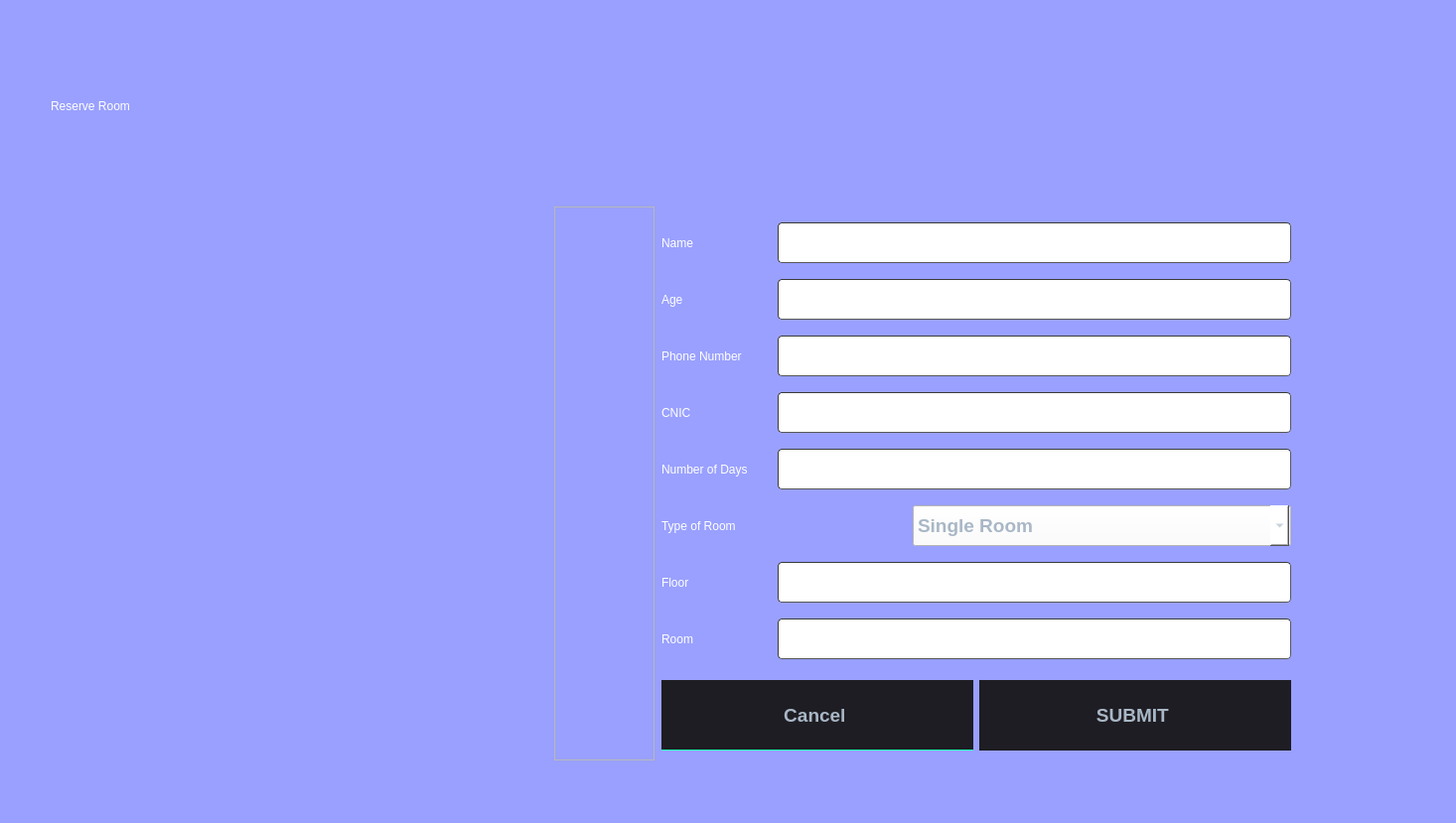
<?xml version="1.0" encoding="UTF-8"?>
<ui version="4.0">
 <class>Dialogadmitted</class>
 <widget class="QDialog" name="Dialogadmitted">
  <property name="geometry">
   <rect>
    <x>0</x>
    <y>0</y>
    <width>1466</width>
    <height>829</height>
   </rect>
  </property>
  <property name="windowTitle">
   <string>Dialog</string>
  </property>
  <property name="styleSheet">
   <string notr="true">
QMainWindow {
	background-color:rgb(76, 77, 78);
}
QDialog {
	background-color:rgb(153,160,255);
}
QColorDialog {
	background-color:rgb(76, 77, 78);
}
QTextEdit {
	background-color:rgb(0, 0, 0);
	color: #a9b7c6;
}
QPlainTextEdit {
	selection-background-color:#007b50;
	background-color:#1e1d23;
	border-style: solid;
	border-top-color: transparent;
	border-right-color: transparent;
	border-left-color: transparent;
	border-bottom-color: transparent;
	border-width: 1px;
	color: #a9b7c6;
}
QPushButton{
	border-style: solid;
	border-top-color: transparent;
	border-right-color: transparent;
	border-left-color: transparent;
	border-bottom-color: transparent;
	border-width: 1px;
	border-style: solid;
	color: #a9b7c6;
	padding: 2px;
	background-color: #1e1d23;
}
QPushButton::default{
	border-style: inset;
	border-top-color: transparent;
	border-right-color: transparent;
	border-left-color: transparent;
	border-bottom-color: #04b97f;
	border-width: 1px;
	color: #a9b7c6;
	padding: 2px;
	background-color: #1e1d23;
}
QToolButton {
	border-style: solid;
	border-top-color: transparent;
	border-right-color: transparent;
	border-left-color: transparent;
	border-bottom-color: #04b97f;
	border-bottom-width: 1px;
	border-style: solid;
	color: #a9b7c6;
	padding: 2px;
	background-color: #1e1d23;
}
QToolButton:hover{
	border-style: solid;
	border-top-color: transparent;
	border-right-color: transparent;
	border-left-color: transparent;
	border-bottom-color: #37efba;
	border-bottom-width: 2px;
	border-style: solid;
	color: #FFFFFF;
	padding-bottom: 1px;
	background-color: #1e1d23;
}
QPushButton:hover{
	border-style: solid;
	border-top-color: transparent;
	border-right-color: transparent;
	border-left-color: transparent;
	border-bottom-color: #37efba;
	border-bottom-width: 1px;
	border-style: solid;
	color: #FFFFFF;
	padding-bottom: 2px;
	background-color: #1e1d23;
}
QPushButton:pressed{
	border-style: solid;
	border-top-color: transparent;
	border-right-color: transparent;
	border-left-color: transparent;
	border-bottom-color: #37efba;
	border-bottom-width: 2px;
	border-style: solid;
	color: #37efba;
	padding-bottom: 1px;
	background-color: #1e1d23;
}
QPushButton:disabled{
	border-style: solid;
	border-top-color: transparent;
	border-right-color: transparent;
	border-left-color: transparent;
	border-bottom-color: #808086;
	border-bottom-width: 2px;
	border-style: solid;
	color: #808086;
	padding-bottom: 1px;
	background-color: #1e1d23;
}
QLineEdit {
	border-width: 1px; border-radius: 4px;
	border-color: rgb(58, 58, 58);
	border-style: inset;
	padding: 0 8px;
	color: #a9b7c6;
	background:#1e1d23;
	selection-background-color:#007b50;
	selection-color: #FFFFFF;
}
QLabel {
	color: rgb(255, 255, 255);
}
QLCDNumber {
	color: #37e6b4;
}
QProgressBar {
	text-align: center;
	color: rgb(240, 240, 240);
	border-width: 1px; 
	border-radius: 10px;
	border-color: rgb(58, 58, 58);
	border-style: inset;
	background-color:#1e1d23;
}
QProgressBar::chunk {
	background-color: #04b97f;
	border-radius: 5px;
}
QMenuBar {
	background-color: #1e1d23;
}
QMenuBar::item {
	color: #a9b7c6;
  	spacing: 3px;
  	padding: 1px 4px;
  	background: #1e1d23;
}

QMenuBar::item:selected {
  	background:#1e1d23;
	color: #FFFFFF;
}
QMenu::item:selected {
	border-style: solid;
	border-top-color: transparent;
	border-right-color: transparent;
	border-left-color: #04b97f;
	border-bottom-color: transparent;
	border-left-width: 2px;
	color: #FFFFFF;
	padding-left:15px;
	padding-top:4px;
	padding-bottom:4px;
	padding-right:7px;
	background-color: #1e1d23;
}
QMenu::item {
	border-style: solid;
	border-top-color: transparent;
	border-right-color: transparent;
	border-left-color: transparent;
	border-bottom-color: transparent;
	border-bottom-width: 1px;
	border-style: solid;
	color: #a9b7c6;
	padding-left:17px;
	padding-top:4px;
	padding-bottom:4px;
	padding-right:7px;
	background-color: #1e1d23;
}
QMenu{
	background-color:#1e1d23;
}
QTabWidget {
	color:rgb(0,0,0);
	background-color:#1e1d23;
}
QTabWidget::pane {
		border-color: rgb(77,77,77);
		background-color:#1e1d23;
		border-style: solid;
		border-width: 1px;
    	border-radius: 6px;
}
QTabBar::tab {
	border-style: solid;
	border-top-color: transparent;
	border-right-color: transparent;
	border-left-color: transparent;
	border-bottom-color: transparent;
	border-bottom-width: 1px;
	border-style: solid;
	color: #808086;
	padding: 3px;
	margin-left:3px;
	background-color: #1e1d23;
}
QTabBar::tab:selected, QTabBar::tab:last:selected, QTabBar::tab:hover {
  	border-style: solid;
	border-top-color: transparent;
	border-right-color: transparent;
	border-left-color: transparent;
	border-bottom-color: #04b97f;
	border-bottom-width: 2px;
	border-style: solid;
	color: #FFFFFF;
	padding-left: 3px;
	padding-bottom: 2px;
	margin-left:3px;
	background-color: #1e1d23;
}

QCheckBox {
	color: #a9b7c6;
	padding: 2px;
}
QCheckBox:disabled {
	color: #808086;
	padding: 2px;
}

QCheckBox:hover {
	border-radius:4px;
	border-style:solid;
	padding-left: 1px;
	padding-right: 1px;
	padding-bottom: 1px;
	padding-top: 1px;
	border-width:1px;
	border-color: rgb(87, 97, 106);
	background-color:#1e1d23;
}
QCheckBox::indicator:checked {

	height: 10px;
	width: 10px;
	border-style:solid;
	border-width: 1px;
	border-color: #04b97f;
	color: #a9b7c6;
	background-color: #04b97f;
}
QCheckBox::indicator:unchecked {

	height: 10px;
	width: 10px;
	border-style:solid;
	border-width: 1px;
	border-color: #04b97f;
	color: #a9b7c6;
	background-color: transparent;
}
QRadioButton {
	color: #a9b7c6;
	background-color: #1e1d23;
	padding: 1px;
}
QRadioButton::indicator:checked {
	height: 10px;
	width: 10px;
	border-style:solid;
	border-radius:5px;
	border-width: 1px;
	border-color: #04b97f;
	color: #a9b7c6;
	background-color: #04b97f;
}
QRadioButton::indicator:!checked {
	height: 10px;
	width: 10px;
	border-style:solid;
	border-radius:5px;
	border-width: 1px;
	border-color: #04b97f;
	color: #a9b7c6;
	background-color: transparent;
}
QStatusBar {
	color:#027f7f;
}
QSpinBox {
	color: #a9b7c6;	
	background-color: #1e1d23;
}
QDoubleSpinBox {
	color: #a9b7c6;	
	background-color: #1e1d23;
}
QTimeEdit {
	color: #a9b7c6;	
	background-color: #1e1d23;
}
QDateTimeEdit {
	color: #a9b7c6;	
	background-color: #1e1d23;
}
QDateEdit {
	color: #a9b7c6;	
	background-color: #1e1d23;
}
QComboBox {
	color: #a9b7c6;	
	background: #1e1d23;
}
QComboBox:editable {
	background: #1e1d23;
	color: #a9b7c6;
	selection-background-color: #1e1d23;
}
QComboBox QAbstractItemView {
	color: #a9b7c6;	
	background: #1e1d23;
	selection-color: #FFFFFF;
	selection-background-color: #1e1d23;
}
QComboBox:!editable:on, QComboBox::drop-down:editable:on {
	color: #a9b7c6;	
	background: #1e1d23;
}
QFontComboBox {
	color: #a9b7c6;	
	background-color: #1e1d23;
}
QToolBox {
	color: #a9b7c6;
	background-color: #1e1d23;
}
QToolBox::tab {
	color: #a9b7c6;
	background-color: #1e1d23;
}
QToolBox::tab:selected {
	color: #FFFFFF;
	background-color: #1e1d23;
}
QScrollArea {
	color: #FFFFFF;
	background-color: #1e1d23;
}
QSlider::groove:horizontal {
	height: 5px;
	background: #04b97f;
}
QSlider::groove:vertical {
	width: 5px;
	background: #04b97f;
}
QSlider::handle:horizontal {
	background: qlineargradient(x1:0, y1:0, x2:1, y2:1, stop:0 #b4b4b4, stop:1 #8f8f8f);
	border: 1px solid #5c5c5c;
	width: 14px;
	margin: -5px 0;
	border-radius: 7px;
}
QSlider::handle:vertical {
	background: qlineargradient(x1:1, y1:1, x2:0, y2:0, stop:0 #b4b4b4, stop:1 #8f8f8f);
	border: 1px solid #5c5c5c;
	height: 14px;
	margin: 0 -5px;
	border-radius: 7px;
}
QSlider::add-page:horizontal {
    background: white;
}
QSlider::add-page:vertical {
    background: white;
}
QSlider::sub-page:horizontal {
    background: #04b97f;
}
QSlider::sub-page:vertical {
    background: #04b97f;
}</string>
  </property>
  <widget class="QLabel" name="label">
   <property name="geometry">
    <rect>
     <x>51</x>
     <y>11</y>
     <width>1091</width>
     <height>191</height>
    </rect>
   </property>
   <property name="minimumSize">
    <size>
     <width>1091</width>
     <height>191</height>
    </size>
   </property>
   <property name="maximumSize">
    <size>
     <width>1091</width>
     <height>191</height>
    </size>
   </property>
   <property name="styleSheet">
    <string notr="true">font: 30pt &quot;Modern No. 20&quot;;</string>
   </property>
   <property name="text">
    <string>Reserve Room</string>
   </property>
  </widget>
  <widget class="QFrame" name="frame_2">
   <property name="geometry">
    <rect>
     <x>558</x>
     <y>208</y>
     <width>101</width>
     <height>558</height>
    </rect>
   </property>
   <property name="minimumSize">
    <size>
     <width>101</width>
     <height>541</height>
    </size>
   </property>
   <property name="frameShape">
    <enum>QFrame::Shape::StyledPanel</enum>
   </property>
   <property name="frameShadow">
    <enum>QFrame::Shadow::Raised</enum>
   </property>
  </widget>
  <widget class="QLabel" name="label_2">
   <property name="geometry">
    <rect>
     <x>51</x>
     <y>208</y>
     <width>501</width>
     <height>558</height>
    </rect>
   </property>
   <property name="minimumSize">
    <size>
     <width>501</width>
     <height>558</height>
    </size>
   </property>
   <property name="text">
    <string/>
   </property>
  </widget>
  <widget class="QWidget" name="layoutWidget">
   <property name="geometry">
    <rect>
     <x>666</x>
     <y>209</y>
     <width>634</width>
     <height>557</height>
    </rect>
   </property>
   <layout class="QGridLayout" name="gridLayout_2">
    <item row="0" column="0">
     <layout class="QGridLayout" name="gridLayout">
      <item row="0" column="0">
       <layout class="QHBoxLayout" name="horizontalLayout_9">
        <item>
         <widget class="QLabel" name="label_11">
          <property name="minimumSize">
           <size>
            <width>111</width>
            <height>51</height>
           </size>
          </property>
          <property name="styleSheet">
           <string notr="true">font: 25pt &quot;Modern No. 20&quot;;</string>
          </property>
          <property name="text">
           <string>Name                  </string>
          </property>
         </widget>
        </item>
        <item>
         <widget class="QLineEdit" name="line_name">
          <property name="minimumSize">
           <size>
            <width>377</width>
            <height>41</height>
           </size>
          </property>
          <property name="font">
           <font>
            <pointsize>14</pointsize>
            <bold>true</bold>
           </font>
          </property>
          <property name="styleSheet">
           <string notr="true">background-color:rgb(255, 255, 255)</string>
          </property>
         </widget>
        </item>
       </layout>
      </item>
      <item row="1" column="0">
       <layout class="QHBoxLayout" name="horizontalLayout_8">
        <item>
         <widget class="QLabel" name="label_4">
          <property name="minimumSize">
           <size>
            <width>111</width>
            <height>51</height>
           </size>
          </property>
          <property name="styleSheet">
           <string notr="true">font: 25pt &quot;Modern No. 20&quot;;</string>
          </property>
          <property name="text">
           <string>Age                     </string>
          </property>
         </widget>
        </item>
        <item>
         <widget class="QLineEdit" name="line_age">
          <property name="minimumSize">
           <size>
            <width>377</width>
            <height>41</height>
           </size>
          </property>
          <property name="font">
           <font>
            <pointsize>14</pointsize>
            <bold>true</bold>
           </font>
          </property>
          <property name="styleSheet">
           <string notr="true">background-color:rgb(255, 255, 255)</string>
          </property>
         </widget>
        </item>
       </layout>
      </item>
      <item row="2" column="0">
       <layout class="QHBoxLayout" name="horizontalLayout_7">
        <item>
         <widget class="QLabel" name="label_12">
          <property name="minimumSize">
           <size>
            <width>111</width>
            <height>51</height>
           </size>
          </property>
          <property name="styleSheet">
           <string notr="true">font: 25pt &quot;Modern No. 20&quot;;</string>
          </property>
          <property name="text">
           <string>Phone Number    </string>
          </property>
         </widget>
        </item>
        <item>
         <widget class="QLineEdit" name="line_phone">
          <property name="minimumSize">
           <size>
            <width>375</width>
            <height>41</height>
           </size>
          </property>
          <property name="font">
           <font>
            <pointsize>14</pointsize>
            <bold>true</bold>
           </font>
          </property>
          <property name="styleSheet">
           <string notr="true">background-color:rgb(255, 255, 255)</string>
          </property>
         </widget>
        </item>
       </layout>
      </item>
      <item row="3" column="0">
       <layout class="QHBoxLayout" name="horizontalLayout_6">
        <item>
         <widget class="QLabel" name="label_13">
          <property name="minimumSize">
           <size>
            <width>111</width>
            <height>51</height>
           </size>
          </property>
          <property name="styleSheet">
           <string notr="true">font: 25pt &quot;Modern No. 20&quot;;</string>
          </property>
          <property name="text">
           <string>CNIC                  </string>
          </property>
         </widget>
        </item>
        <item>
         <widget class="QLineEdit" name="line_cnic">
          <property name="minimumSize">
           <size>
            <width>375</width>
            <height>41</height>
           </size>
          </property>
          <property name="font">
           <font>
            <pointsize>14</pointsize>
            <bold>true</bold>
           </font>
          </property>
          <property name="styleSheet">
           <string notr="true">background-color:rgb(255, 255, 255)</string>
          </property>
         </widget>
        </item>
       </layout>
      </item>
      <item row="4" column="0">
       <layout class="QHBoxLayout" name="horizontalLayout_4">
        <item>
         <widget class="QLabel" name="label_18">
          <property name="minimumSize">
           <size>
            <width>111</width>
            <height>51</height>
           </size>
          </property>
          <property name="styleSheet">
           <string notr="true">font: 25pt &quot;Modern No. 20&quot;;</string>
          </property>
          <property name="text">
           <string>Number of Days  </string>
          </property>
         </widget>
        </item>
        <item>
         <widget class="QLineEdit" name="line_nods">
          <property name="minimumSize">
           <size>
            <width>377</width>
            <height>41</height>
           </size>
          </property>
          <property name="font">
           <font>
            <pointsize>14</pointsize>
            <bold>true</bold>
           </font>
          </property>
          <property name="styleSheet">
           <string notr="true">background-color:rgb(255, 255, 255)</string>
          </property>
         </widget>
        </item>
       </layout>
      </item>
      <item row="5" column="0">
       <layout class="QHBoxLayout" name="horizontalLayout_3">
        <item>
         <widget class="QLabel" name="label_17">
          <property name="minimumSize">
           <size>
            <width>111</width>
            <height>51</height>
           </size>
          </property>
          <property name="styleSheet">
           <string notr="true">font: 25pt &quot;Modern No. 20&quot;;</string>
          </property>
          <property name="text">
           <string>Type of Room      </string>
          </property>
         </widget>
        </item>
        <item>
         <widget class="QComboBox" name="comboBox">
          <property name="minimumSize">
           <size>
            <width>381</width>
            <height>41</height>
           </size>
          </property>
          <property name="font">
           <font>
            <pointsize>14</pointsize>
            <bold>true</bold>
           </font>
          </property>
          <property name="styleSheet">
           <string notr="true">background-color:rgb(255, 255, 255)</string>
          </property>
          <item>
           <property name="text">
            <string>Single Room </string>
           </property>
          </item>
          <item>
           <property name="text">
            <string>Shared Room </string>
           </property>
          </item>
          <item>
           <property name="text">
            <string>Imtensive Care Unit (ICU)</string>
           </property>
          </item>
         </widget>
        </item>
       </layout>
      </item>
      <item row="6" column="0">
       <layout class="QHBoxLayout" name="horizontalLayout_2">
        <item>
         <widget class="QLabel" name="label_14">
          <property name="minimumSize">
           <size>
            <width>111</width>
            <height>51</height>
           </size>
          </property>
          <property name="styleSheet">
           <string notr="true">font: 25pt &quot;Modern No. 20&quot;;</string>
          </property>
          <property name="text">
           <string>Floor                  </string>
          </property>
         </widget>
        </item>
        <item>
         <widget class="QLineEdit" name="line_floor">
          <property name="minimumSize">
           <size>
            <width>375</width>
            <height>41</height>
           </size>
          </property>
          <property name="font">
           <font>
            <pointsize>14</pointsize>
            <bold>true</bold>
           </font>
          </property>
          <property name="styleSheet">
           <string notr="true">background-color:rgb(255, 255, 255)</string>
          </property>
         </widget>
        </item>
       </layout>
      </item>
      <item row="7" column="0">
       <layout class="QHBoxLayout" name="horizontalLayout">
        <item>
         <widget class="QLabel" name="label_16">
          <property name="minimumSize">
           <size>
            <width>111</width>
            <height>51</height>
           </size>
          </property>
          <property name="styleSheet">
           <string notr="true">font: 25pt &quot;Modern No. 20&quot;;</string>
          </property>
          <property name="text">
           <string>Room                  </string>
          </property>
         </widget>
        </item>
        <item>
         <widget class="QLineEdit" name="line_room">
          <property name="minimumSize">
           <size>
            <width>375</width>
            <height>41</height>
           </size>
          </property>
          <property name="font">
           <font>
            <pointsize>14</pointsize>
            <bold>true</bold>
           </font>
          </property>
          <property name="styleSheet">
           <string notr="true">background-color:rgb(255, 255, 255)</string>
          </property>
         </widget>
        </item>
       </layout>
      </item>
     </layout>
    </item>
    <item row="1" column="0">
     <layout class="QHBoxLayout" name="horizontalLayout_5">
      <item>
       <widget class="QPushButton" name="pushButton_5">
        <property name="minimumSize">
         <size>
          <width>301</width>
          <height>71</height>
         </size>
        </property>
        <property name="font">
         <font>
          <pointsize>14</pointsize>
          <bold>true</bold>
         </font>
        </property>
        <property name="text">
         <string>Cancel </string>
        </property>
       </widget>
      </item>
      <item>
       <widget class="QPushButton" name="pushButton_6">
        <property name="minimumSize">
         <size>
          <width>311</width>
          <height>71</height>
         </size>
        </property>
        <property name="font">
         <font>
          <pointsize>14</pointsize>
          <bold>true</bold>
         </font>
        </property>
        <property name="text">
         <string>SUBMIT </string>
        </property>
       </widget>
      </item>
     </layout>
    </item>
   </layout>
  </widget>
 </widget>
 <resources/>
 <connections/>
</ui>
